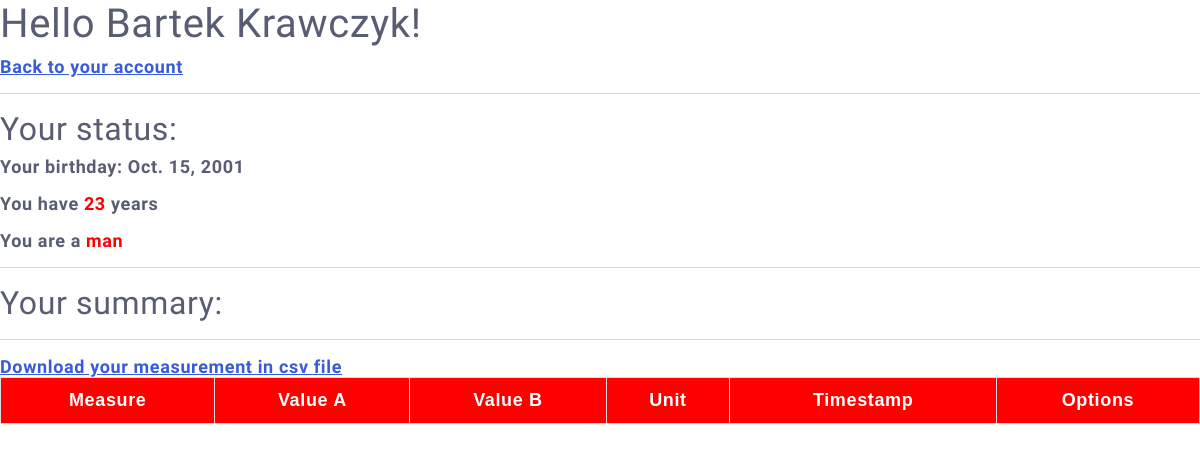
The app's page /patients/details/9/exams, older data.
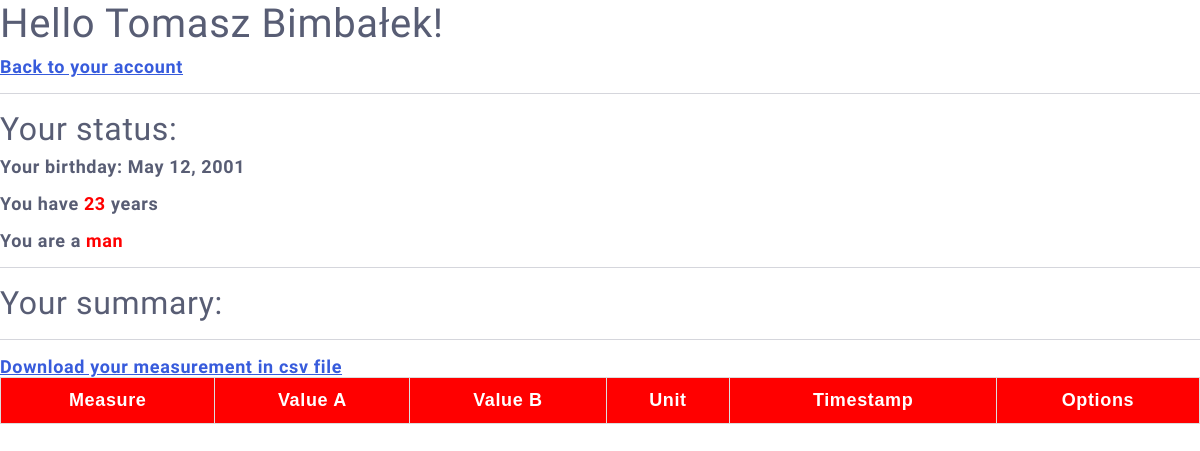
The same page, newer data.
### patients/models.py (models this page shows, shortened)
class Patient(models.Model):
    SEX = {
        "M": "Male",
        "F": "Female",
    }
    firstname = models.CharField(max_length=255)
    lastname = models.CharField(max_length=255)
    birthdate = models.DateField(null=True)
    sex = models.CharField(max_length=8, choices=SEX, null=True)
    login = models.CharField(max_length=255, null=True)
    password = models.CharField(max_length=255, null=True)
    image = models.ImageField(null=True, upload_to='images/')

### patients/views.py (the view, shortened to what this page needs)
# urls.py: path('patients/details/<int:id>/exams', views.exams, name='exams'),
def exams(request, id):
    if request.method == 'GET':
        pass
    else:
        entry_id = request.POST['entry_id']
        if(entry_id):
            deleted = models.Measurement.objects.get(id=entry_id)
            deleted.delete()
            return redirect('/patients/details/' + str(id) +'/exams')
    patient = models.Patient.objects.get(id=id)
    first_name = patient.firstname
    last_name = patient.lastname
    birthday = patient.birthdate
    birthyear = int(patient.birthdate.strftime("%Y"))
    today_year = datetime.datetime.today().year
    age = today_year - birthyear
    sex = patient.sex
    sex_word = 'man' if sex == 'M' else 'woman'
    measurements = models.Measurement.objects.filter(patient_id=id).order_by('-timestamp').values()
    weight = models.Measurement.objects.filter(patient_id=id, measure_id=1).order_by('-timestamp').values()
    height = models.Measurement.objects.filter(patient_id=id, measure_id=2).order_by('-timestamp').values()
    pulse_values = models.Measurement.objects.filter(patient_id=id, measure_id=4).order_by('-timestamp').values()
    pressure_values = models.Measurement.objects.filter(patient_id=id, measure_id=3).order_by('-timestamp').values()
    bmi = 0
    entry = ''
    com = ''
    if (age <= 1):
        pulse_up = 205
        pulse_down = 105
        sys_pressure_up = 100 # systolic
        sys_pressure_down = 90
        diast_pressure_up = 60 # diastolic
        diast_pressure_down = 55
    elif (age < 60):
        pulse_up = 80
        pulse_down = 60
        sys_pressure_up = 129
        sys_pressure_down = 120
        diast_pressure_up = 84
        diast_pressure_down = 80
    pulse_array = []
    pulse_parameters = []
    pulse_com = ''
    for p in pulse_values:
        if(datetime.datetime.strptime(p['timestamp'].strftime('%Y-%m-%d'), '%Y-%m-%d') > datetime.datetime.strptime((datetime.datetime.today() - datetime.timedelta(days=7)).strftime('%Y-%m-%d'), '%Y-%m-%d')):
            pulse_array.append(p['value_a'])
    systonic_array, diastonic_array = [], []
    syst_parameters, diast_parameters = [], []
    syst_com, diast_com = '', ''
    for m in measurements:
        measure = models.Measure.objects.get(id=m['measure_id_id'])
        m['unit'] = measure.unit_id
        m['measure'] = measure.measure_name
    template = loader.get_template('exams.html')
    context = {
        'm' : measurements,
        'id' : id,
        'fname' : first_name,
        'lname' : last_name,
        'birthday' : birthday,
        'age' : age,
        'sex' : sex_word,
        'bmi' : bmi,
        'com' : com,
        'entry' : entry,
        'pulse' : pulse_parameters,
        'sys' : syst_parameters,
        'diast' : diast_parameters,
        'pcom' : pulse_com,
        'scom' : syst_com,
        'dcom' : diast_com,
    }
    return HttpResponse(template.render(context, request))

### patients/templates/exams.html (shortened to what this page needs)
{% extends 'master.html' %}
{% block content %}
<h1>Hello {{fname}} {{lname}}!</h1>
<p><a href="/patients/details/{{id}}">Back to your account</a></p>
<hr>
<h2>Your status: </h2>
<p>Your birthday: {{birthday}}</p>
<p>You have <b>{{age}}</b> years</p>
<p>You are a <b>{{sex}}</b></p>
<hr>
<h2>Your summary: </h2>
<hr>
<table style="width:100%">
  <tr>
    <th>Measure</th>
    <th>Value A</th>
    <th>Value B</th>
    <th>Unit</th>
    <th>Timestamp</th>
    <th>Options</th>
  </tr>
<a href="{% url 'down_exams' id %}" >Download your measurement in csv file</a>
{% endblock %}

Row changes from the older to the newer data that the page shows:
changed Patient: firstname "Bartek" → "Tomasz"; lastname "Krawczyk" → "Bimbałek"; birthdate "Oct. 15, 2001" → "May 12, 2001"
